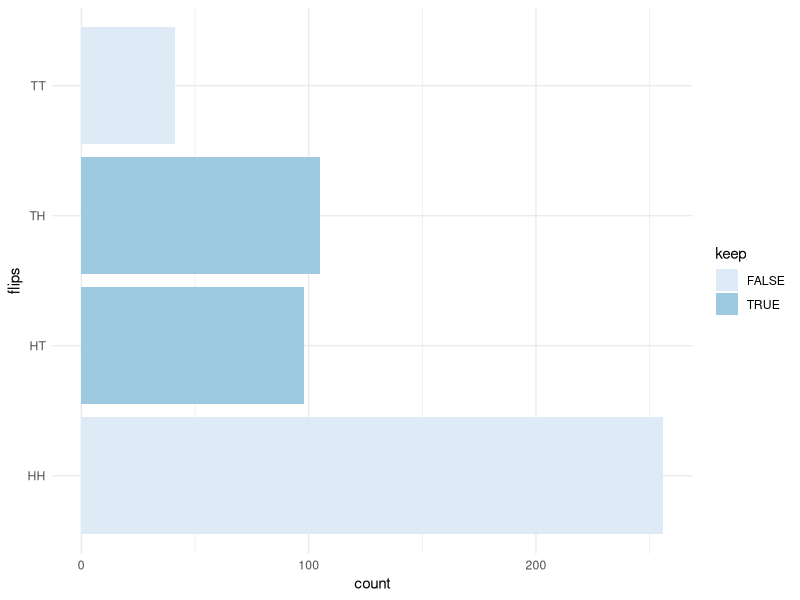
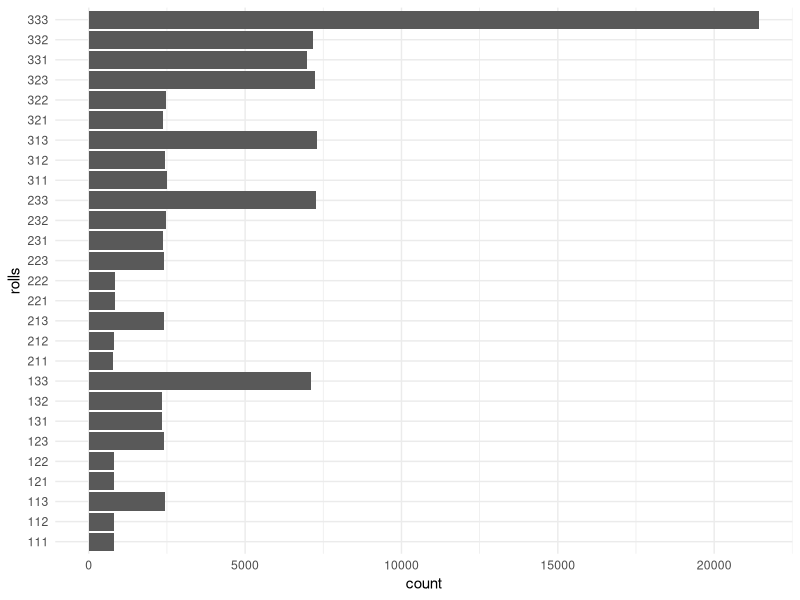

R code for these plots, in order:
## ---- chunk 1
# Data manipulation
library(dplyr)
library(purrr)
# Visualization
library(ggplot2)
## ---- chunk 2
flip_twice <- function(pr = 0.5) {
  sample(c("H", "T"), 
         replace = T, 
         prob = c(pr, 1 - pr)) %>% 
    paste0(collapse = "")
}

tibble(flips = replicate(500, flip_twice(0.7)),
       keep = flips %in% c("HT", "TH")) %>% 
  ggplot(aes(flips, fill = keep)) +
  geom_bar() +
  coord_flip() +
  theme_minimal() +
  scale_fill_brewer()
## ---- chunk 3
roll_three <- function(pr = c(1/6, 1/6, 1/6)) {
  sample(1:3,
         replace = T,
         prob = pr) %>%
    .[1:3] %>% 
    paste0(collapse = "")
}

tibble(
  rolls = replicate(100000, roll_three(c(0.2, 0.2, 0.6)))
) %>% 
  ggplot(aes(rolls)) +
  geom_bar() +
  coord_flip() +
  theme_minimal() +
  scale_fill_brewer()
